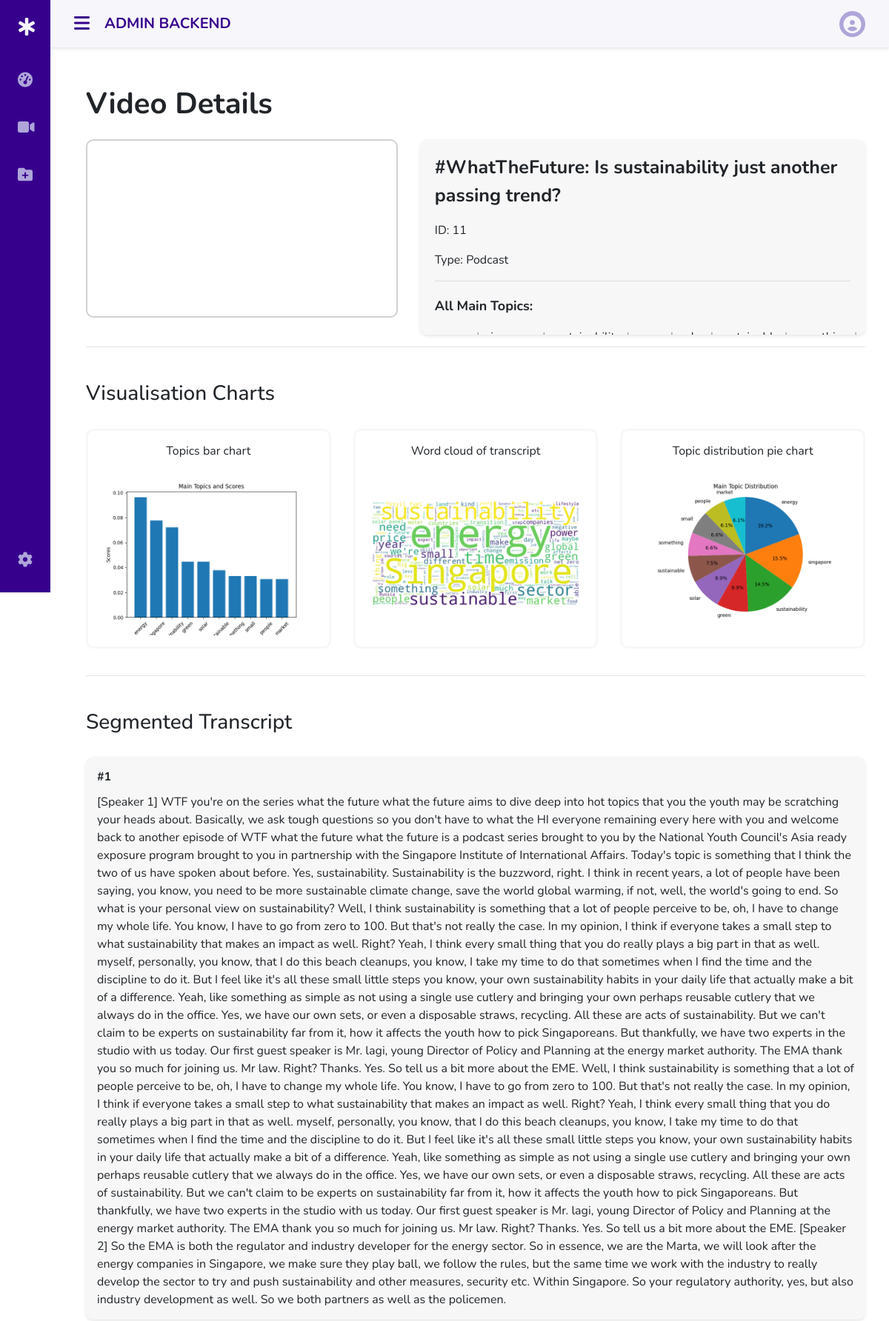
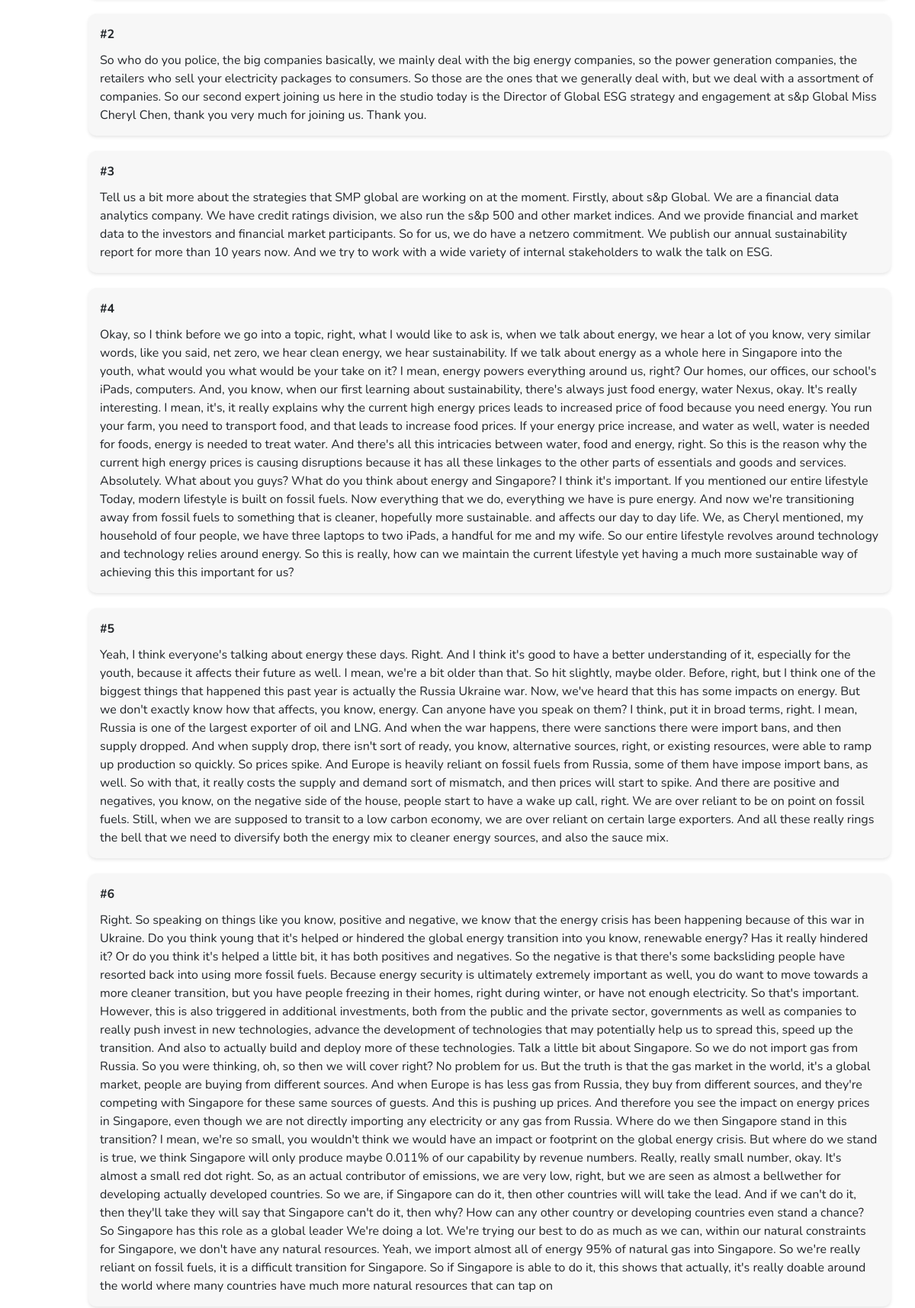
The app's page /details/11/ (upper part) with its own data (2 pictures, top to bottom).
### app/models.py (models this page shows, shortened)
class Video(models.Model):
    VideoID = models.AutoField(primary_key=True)  # Assuming thr field to be an auto-incrementing numeric ID.
    VideoTitle = models.TextField()
    VideoType = models.TextField()
    VideoURL = models.URLField()
    VideoTranscript = models.FileField(upload_to='transcripts/csv/')  # The csv file will be uploaded to the 'transcripts/csv/' directory within the project.

### app/views.py (the view, shortened to what this page needs)
# urls.py: path('details/<int:pk>/', views.video_details, name='video_details'),
def video_details(request, pk):
    video = get_object_or_404(Video, pk=pk)
    try:
        video_result = VideoResult.objects.filter(video=video).first()
        if video_result:
            main_topic = eval(video_result.main_topic)
            texts = eval(video_result.texts)
            chart_data = video_result.chart_data
            word_cloud_data = video_result.word_cloud_data
            pie_chart_data = video_result.pie_chart_data
            segmented_transcript = eval(video_result.segmented_transcript)
        results = [(main_topic, texts, chart_data, word_cloud_data, pie_chart_data, segmented_transcript)]
        return render(request, 'video_details.html', {'video': video, 'results': results})
    except TypeError as e:
        if "'numpy.float64' object cannot be interpreted as an integer" in str(e):
            error_message = "Model is busy, please try again later."
            return HttpResponseServerError(error_message)
        else:
            raise

### app/templatetags/filters.py (called while the page is built)
@register.filter
def replace_youtube_url(value, args):
    old, new = args.split(',')
    return value.replace(old.strip(), new.strip())

### app/templates/video_details.html (shortened to what this page needs)
{% extends 'backend.html' %}
{% load filters %}
{% load static %}
{% block content %}
{% if error_message %}
<div class="container">
    <div class="row">
        <div class="col-md-12">
            <div class="alert alert-danger error-message">
                Error: {{ error_message }}
            </div>
        </div>
    </div>
</div>
{% else %}
{% for main_topic, texts, chart_data, word_cloud_data, pie_chart_data, segmented_transcript in results %}
<div class="container-fluid p-3">
    <h1 class="title mb-4">Video Details</h1>
    <div class="row">
        <div class="col-md-5 col-sm-12">
            <div class="video-iframe-container">
                <div class="embed-responsive embed-responsive-16by9 custom-iframe">
                    <iframe id="video-iframe" class="embed-responsive-item"
                            src="{{ video.VideoURL|replace_youtube_url:'youtu.be, www.youtube.com/embed' }}"
                            frameborder="0" allowfullscreen></iframe>
                </div>
            </div>
        </div>
        <div class="col-md-7 col-sm-12">
            <div class="video-details">
                <p class="video-title">{{ video.VideoTitle }}</p>
                <p class="video-id">ID: {{ video.VideoID }}</p>
                <p class="video-type">Type: {{ video.VideoType }}</p>
                <hr>
                <p class="details-subtitle">All Main Topics:</p>
                <ul class="main-topics-list horizontal-list">
                    {% for topic, score in main_topic %}
                    <li>{{ topic }}</li>
                    {% endfor %}
                </ul>
            </div>
        </div>
    </div>
    <hr>
    <div class="row">
        <div class="col-md-12">
            <h3 class="tm-title">Visualisation Charts</h3>
        </div>
        <div class="col-md-4">
            <div class="chart-container">
                <p class="text-center">Topics bar chart</p>
                <img alt="Bar Chart" class="img-fluid custom-chart">
            </div>
        </div>
        <div class="col-md-4">
            <div class="chart-container">
                <p class="text-center">Word cloud of transcript</p>
                <img alt="Word Cloud" class="img-fluid custom-chart">
            </div>
        </div>
        <div class="col-md-4">
            <div class="chart-container">
                <p class="text-center">Topic distribution pie chart</p>
                <img alt="Pie Chart" class="img-fluid custom-chart">
            </div>
        </div>
    </div>
    <hr>
    <div class="row">
        <div class="col-md-12">
            <h3 class="tm-title">Segmented Transcript</h3>
            {% for segment in segmented_transcript %}
            <div class="segment-box">
                <div class="segment-header">#{{ segment.Segment }}</div>
                <div class="segment-content">{{ segment.Text }}</div>
            </div>
            {% endfor %}
        </div>
    </div>
</div>
{% endfor %}
{% endif %}
{% endblock %}

### app/templates/video_details.html (style rules this page uses)
body, html { margin: 0; padding: 0; font-family: Arial, sans-serif; }
.custom-iframe { border: 2px solid #d1d1d1; border-radius: 10px; height: 0; padding-bottom: 56.25%; position: relative; overflow: hidden; }
.custom-iframe iframe { position: absolute; top: 0; left: 0; width: 100%; height: 100%; }
.video-details { overflow: auto; padding: 20px; background-color: #f7f7f7; border-radius: 10px; box-shadow: 0 2px 4px rgba(0, 0, 0, 0.1); }
.video-title { font-size: 25px; font-weight: bold; }
.main-topics-list { list-style: none; display: flex; padding: 0; margin-top: 10px; }
.main-topics-list li { margin-right: 7px; }
.main-topics-list li:not(:last-child):after { content: "|"; margin-left: 7px; color: #999; }
.chart-container { border-radius: 10px; border: 3px solid #f7f7f7; margin-bottom: 20px; padding: 15px; }
.details-subtitle { margin-top: 20px; font-size: 18px; font-weight: bold; }
.segment-box { border-radius: 10px; box-shadow: 0 2px 4px rgba(0, 0, 0, 0.1); margin-bottom: 20px; padding: 15px; background-color: #f7f7f7; }
.segment-header { font-weight: bold; margin-bottom: 10px; }
.segment-content { margin-top: 10px; }
.title { font-weight: bold; }
.tm-title { margin-top: 30px; margin-bottom: 30px; }

### app/templates/backend.html (style rules this page uses)
:root { --header-height: 3rem; --nav-width: 68px; --first-color: #36008d; --first-color-light: #AFA5D9; --white-color: #F7F6FB; --body-font: 'Nunito', sans-serif; --normal-font-size: 1rem; --z-fixed: 100 }
body { position: relative; margin: var(--header-height) 0 0 0; padding: 0 1rem; font-family: var(--body-font); font-size: var(--normal-font-size); transition: .5s }
@media screen and (min-width: 768px) { body { margin: calc(var(--header-height) + 1rem) 0 0 0; padding-left: calc(var(--nav-width) + 2rem) } }

### records on screen
Video: VideoTitle "#WhatTheFuture: Is sustainability just another passing trend?", VideoID "11", VideoType "Podcast"

### other values on screen
{{ segment.Segment }} "1" "2" "3" "4" "5" "6"
